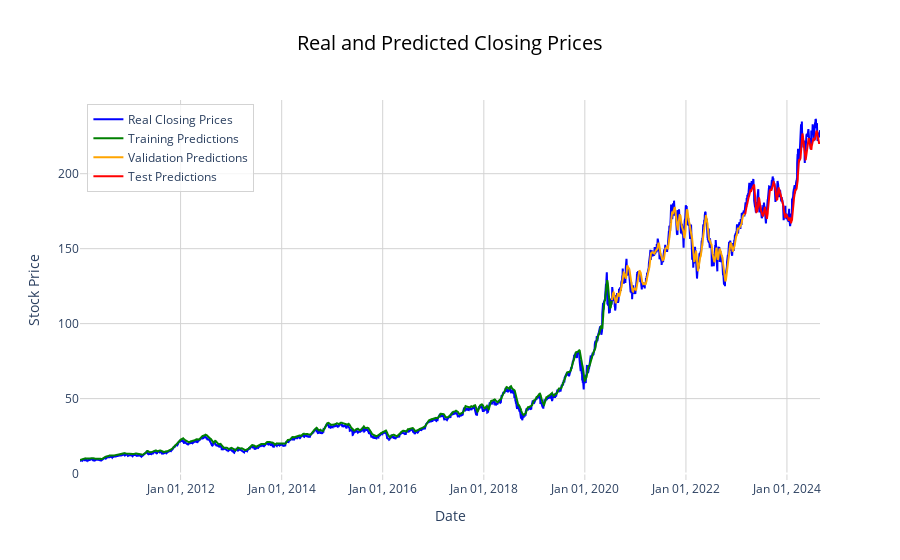

The code cell stored with this chart in its notebook:
### Code cell
import plotly.graph_objs as go
import numpy as np

# Inverse transform actual and predicted values
real_close_prices = scaler.inverse_transform(y.reshape(-1, 1)).flatten()

# Predictions
train_predictions = model.predict(X_train).flatten()
val_predictions = model.predict(X_val).flatten()
test_predictions = model.predict(X_test).flatten()

# Inverse transform predictions
train_predictions = scaler.inverse_transform(train_predictions.reshape(-1, 1)).flatten()
val_predictions = scaler.inverse_transform(val_predictions.reshape(-1, 1)).flatten()
test_predictions = scaler.inverse_transform(test_predictions.reshape(-1, 1)).flatten()

# Define date ranges for each dataset
train_dates = data.index[:len(y_train)]
val_dates = data.index[len(y_train):len(y_train) + len(y_val)]
test_dates = data.index[len(y_train) + len(y_val):]

# Plot Real Data
trace_real = go.Scatter(
    x=data.index,
    y=real_close_prices,
    mode='lines',
    name='Real Closing Prices',
    line=dict(color='blue', width=2),
    hoverinfo='x+y',
)

# Plot Training Predictions
trace_train = go.Scatter(
    x=train_dates,
    y=train_predictions,
    mode='lines',
    name='Training Predictions',
    line=dict(color='green', width=2),
    hoverinfo='x+y',
)

# Plot Validation Predictions
trace_val = go.Scatter(
    x=val_dates,
    y=val_predictions,
    mode='lines',
    name='Validation Predictions',
    line=dict(color='orange', width=2),
    hoverinfo='x+y',
)

# Plot Test Predictions
trace_test = go.Scatter(
    x=test_dates,
    y=test_predictions,
    mode='lines',
    name='Test Predictions',
    line=dict(color='red', width=2),
    hoverinfo='x+y',
)

# Layout customization
layout = go.Layout(
    title=dict(
        text='Real and Predicted Closing Prices',
        x=0.5,  # Center title
        font=dict(size=20, color='black'),
    ),
    xaxis=dict(
        title='Date',
        tickformat='%b %d, %Y',
        showgrid=True,
        gridcolor='lightgray',
    ),
    yaxis=dict(
        title='Stock Price',
        showgrid=True,
        gridcolor='lightgray',
    ),
    legend=dict(
        x=0.01, y=0.99,
        bgcolor='rgba(255, 255, 255, 0.8)',
        bordercolor='lightgray',
        borderwidth=1,
    ),
    plot_bgcolor='white',
)

# Combine all traces into a single figure
fig = go.Figure(data=[trace_real, trace_train, trace_val, trace_test], layout=layout)

# Show the figure
fig.show()

### Figure 1 — Plotly figure (JSON) as saved in the notebook; plotly's stock layout.template omitted (floating-point values rounded to 4 significant figures; data arrays with more than 128 entries replaced by an {"elided": "..."} marker saying what was removed)
{"data": [{"hoverinfo": "x+y", "line": {"color": "blue", "width": 2}, "mode": "lines", "name": "Real Closing Prices", "type": "scatter", "x": {"elided": "3747 str values"}, "y": {"elided": "3687 float values"}}, {"hoverinfo": "x+y", "line": {"color": "green", "width": 2}, "mode": "lines", "name": "Training Predictions", "type": "scatter", "x": {"elided": "2650 str values"}, "y": {"elided": "2650 float values"}}, {"hoverinfo": "x+y", "line": {"color": "orange", "width": 2}, "mode": "lines", "name": "Validation Predictions", "type": "scatter", "x": {"elided": "663 str values"}, "y": {"elided": "663 float values"}}, {"hoverinfo": "x+y", "line": {"color": "red", "width": 2}, "mode": "lines", "name": "Test Predictions", "type": "scatter", "x": {"elided": "434 str values"}, "y": {"elided": "374 float values"}}], "layout": {"legend": {"bgcolor": "rgba(255, 255, 255, 0.8)", "bordercolor": "lightgray", "borderwidth": 1, "x": 0.01, "y": 0.99}, "plot_bgcolor": "white", "title": {"font": {"color": "black", "size": 20}, "text": "Real and Predicted Closing Prices", "x": 0.5}, "xaxis": {"gridcolor": "lightgray", "showgrid": true, "tickformat": "%b %d, %Y", "title": {"text": "Date"}}, "yaxis": {"gridcolor": "lightgray", "showgrid": true, "title": {"text": "Stock Price"}}}}
